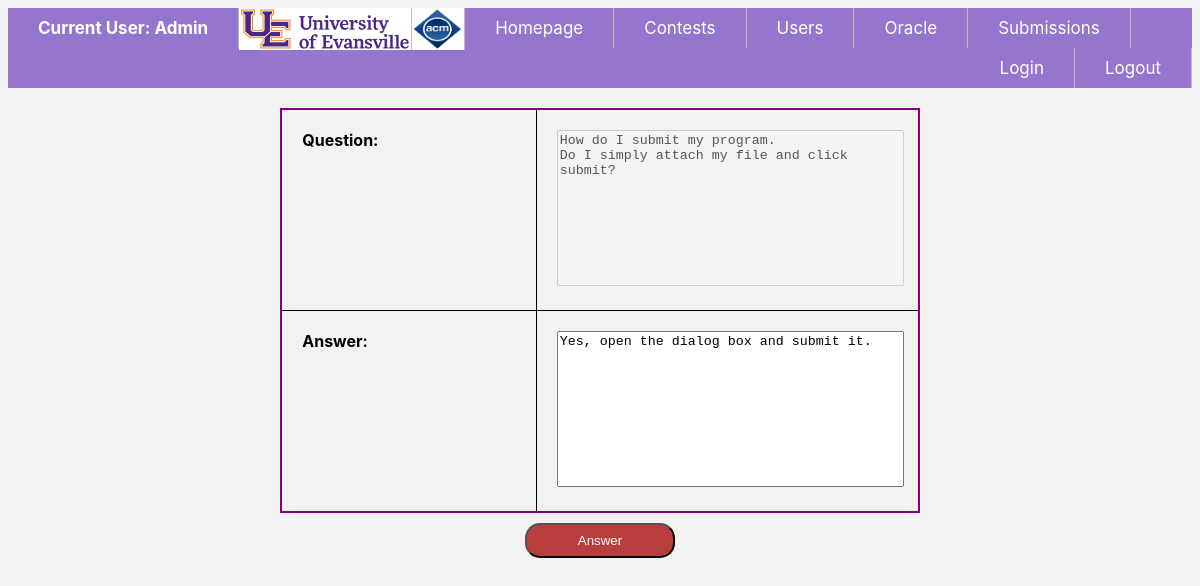
Page /oracle/22/answer/ (signed in) on the committed database.
### users/models.py (models this page shows, shortened)
class CustomUser(AbstractBaseUser):
    userName        = models.CharField(max_length = 30, unique = True)
    userNameDetail  = models.CharField(max_length = 50, null = True, blank = True)
    userType        = models.CharField(max_length=20,
                                    choices = user_choices,
                                    default = user_choices[1])
    participatingIn  = models.ManyToManyField(Contest, blank = True)
    date_joined     = models.DateTimeField(blank = True, null = True)
    last_login      = models.DateTimeField(blank = True, null = True)
    admin        = models.BooleanField(default = False)
    active       = models.BooleanField(default = True)
    staff        = models.BooleanField(default = False)
    is_superuser    = models.BooleanField(default = False)
    USERNAME_FIELD = 'userName'
    REQUIRED_FIELDS = ['userType', 'password']
    objects = MyAccountManager()

### oracle/models.py (models this page shows, shortened)
class OraclePost(models.Model):
    postQuestion        = models.TextField(max_length = 500, null = False)
    postAnswer          = models.TextField(max_length = 500, null = True)
    postTime            = models.DateTimeField(auto_now_add=True)
    postUser            = models.ForeignKey(settings.AUTH_USER_MODEL, related_name = 'postedBy', on_delete = models.SET_NULL, null = True, blank = True)
    postAnswerer        = models.ForeignKey(settings.AUTH_USER_MODEL, related_name = 'answeredBy', on_delete = models.SET_NULL, null = True, blank = True)
    isAnswered          = models.BooleanField(default = False)

### oracle/views.py (the view, shortened to what this page needs)
# urls.py: path('<int:id>/answer/', PostAnswerView.as_view(), name = 'post-answer'),
@class_view_decorator(custom_login_required)
@class_view_decorator(admin_grader_only)
class PostAnswerView(UpdateView):
    template_name = 'oracle/answer_post.html'
    form_class = OracleUpdateForm
    queryset = OraclePost.objects.all()
    def get_object(self):
        id_ = self.kwargs.get("id")
        return get_object_or_404(OraclePost, id = id_)

### oracle/forms.py
class OracleUpdateForm(forms.ModelForm):
    postQuestion        = forms.CharField(label = "Question", widget = forms.Textarea, disabled = True)
    postAnswer          = forms.CharField(label = "Answer", widget = forms.Textarea, max_length = 500)
    class Meta:
        model = OraclePost
        fields = [
            'postQuestion', 'postAnswer',
        ]

### oracle/templates/oracle/answer_post.html
{% extends 'base.html' %}
{% block content %}
{% load static %}
<link rel = "stylesheet" type = "text/css" href = "{% static 'css/style_createnew.css' %}" />
<div class = "newcontainer">
<form action = '.' method = 'POST' > {% csrf_token %}
    <table>
    {{ form.as_table }}
    </table>
    <input type = 'submit' value = 'Answer' />
</form>
</div>
{% endblock %}

### contest/templates/navbar.html
{% load static %}
<nav>
    <link rel = "stylesheet" type = "text/css" href = "{% static 'css/navbar_style.css' %}" />
    <div id = "menu">
        <ul>
            <li id = "user">
            {% if request.user.userName != None and request.user.userName != "" %}
                        Current User: {{ request.user.userName }}
                    {% else %}
                        Current User: No User Logged In
            {% endif %}
            </li>
            <li><img src = "{% static 'logo/UElogo.jpg' %}" class = "logo1"/></li>
            <li><img src = "{% static 'logo/ACMlogo.png' %}" class = "logo"/></li>
            <li class="{% ifequal request.path '/home/'%} active {% endifequal%}">
                <a href="{% url 'home:homepage-view' %}"> Homepage</a>
            </li>
            <li class="{% if 'contests' in request.build_absolute_uri %} active {% endif%}">
                <a href="{% url 'contests:contest-list' %}"> Contests </a>
            </li>
            <li class="{% if 'users' in request.build_absolute_uri %} active {% endif%}">
                <a href="{% url 'users:user-list' %}"> Users </a>
            </li>
            <li class="{% ifequal request.path '/oracle/'%} active {% endifequal%}">
                <a href="{% url 'oracle:posts-list' %}"> Oracle </a>
            </li>
            <li class="{% ifequal request.path '/submission/'%} active {% endifequal%}">
                <a href="{% url 'submission:submission-list' %}"> Submissions </a>
            </li>
            <li style = "float:right"><a href="{% url 'login:logout-page' %}"> Logout </a></li>
            <li class="{% ifequal request.path '/login/'%} active {% endifequal%}"  style = "float:right">
                <a href="{% url 'login:login-page' %}"> Login </a>
            </li>
        </ul>
    </div>
</nav>

### static/css/navbar_style.css (style rules this page uses)
html { background-color: #f2f2f2; font-family: -apple-system, BlinkMacSystemFont, 'Segoe UI', Roboto, Oxygen, Ubuntu, Cantarell, 'Open Sans', 'Helvetica Neue', sans-serif; }
#menu { background-color: white; }
#menu a { text-decoration: none; display: block; }
#menu ul { list-style-type: none; margin: 0; padding: 0; overflow: hidden; background-color: #9575cd; }
#user { padding: 10px 30px; font-weight: bold; text-transform: capitalize; color: white; }
#menu li { display: block; float: left; text-align: center; border-right: 1px solid #bbb; font-size: 17px; }
#menu li a { color: white; float: left; text-align: center; padding: 10px 30px; text-decoration: none; }
.logo { display: inline-block; vertical-align: top; width: 50px; height: 40px; border: 1px solid white; }
.logo1 { display: inline-block; vertical-align: top; width: 170px; height: 40px; border: 1px solid white; }

### static/css/style_createnew.css (style rules this page uses)
.newcontainer { position: relative; border-radius: 15px; text-align: center; font-size: 16px; margin-top: auto; margin: 20px; }
input[type = text], textarea { width: 100%; }
.newproblemcontainer table, td { border-collapse: collapse; width: 60%; }
.newproblemcontainer th, td { border: 1px solid black; }
.newcontainer table { border-collapse: collapse; }
.newcontainer th, td { border: 1px solid black; }
table { border: 2px solid purple; font-size: 16px; text-align: left; margin-left: auto; margin-right: auto; border-spacing: 20px; resize: none; }
td, th { height: 40px; vertical-align: top; text-align: left; padding: 20px; }
textarea { resize: none; }
input[type = submit], button { background-color: rgb(184, 62, 62); color: white; margin: 10px 10px; cursor: pointer; height: 35px; width: 150px; border-radius: 15px; }

### rows in the picture
CustomUser: user.userName "Admin"
OraclePost: postQuestion "How do I submit my program. Do I simply attach my file and click submit?", postAnswer "Yes, open the dialog box and submit it."
